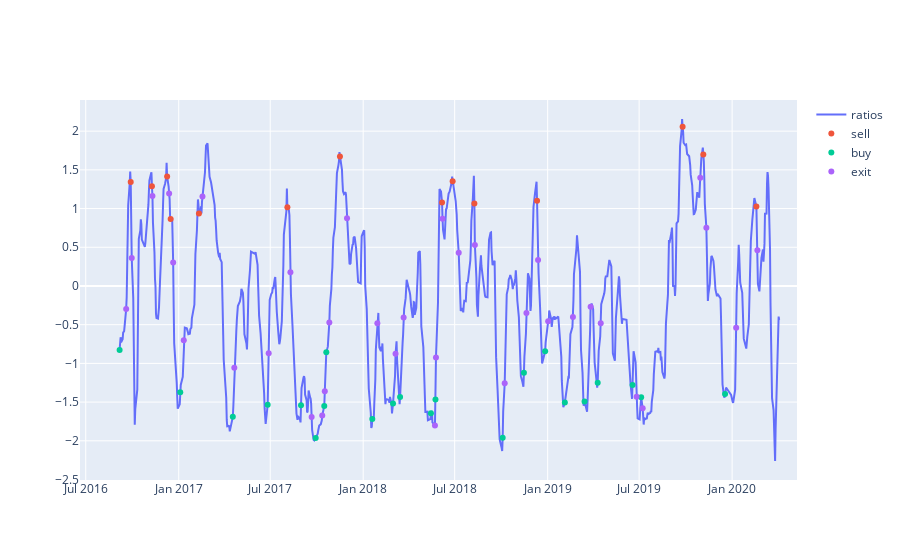

Notebook source saved alongside this figure:
### Code cell
plt.figure(figsize=(15,7))

#print(bought_zscore)
#print(new_zscores)
fig = go.Figure()
fig.add_trace(go.Scatter(x=new_ratios.index, y=new_ratios[0],
                    mode='lines',
                    name='ratios'))

fig.add_trace(go.Scatter(x=bought_zscore.index, y=bought_zscore[0],
                    mode='markers',
                    name='sell'))

fig.add_trace(go.Scatter(x=sold_zscore.index, y=sold_zscore[0],
                    mode='markers',
                    name='buy'))

fig.add_trace(go.Scatter(x=exit_zscore.index, y=exit_zscore[0],
                    mode='markers',
                    name='exit'))
fig.show()
